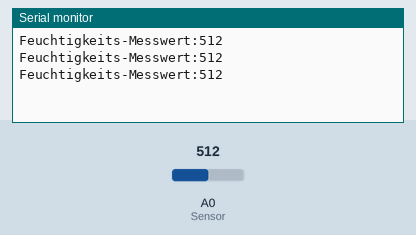
A sketch run on a simulated Arduino Uno, built with avr-gcc and run on an emulated ATmega328P. On the bench: the last lines printed to the serial monitor. Inputs (shaded band) come from the test bench; at power-on: A0 (Sensor) = 512.

Above: at 1.3 s.
1.4 s: A0 (Sensor) set to 716
At 1.9 s:
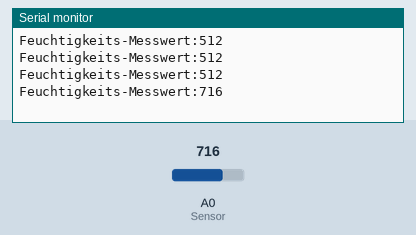
2.9 s: A0 (Sensor) set to 900
At 3.4 s:
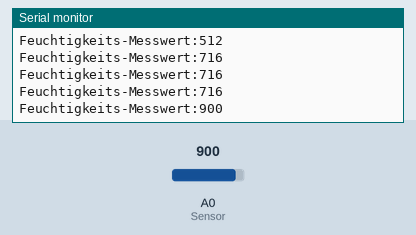
Timing chart, 0 to 5.9 s (numbered marks = the images above; inputs shaded):
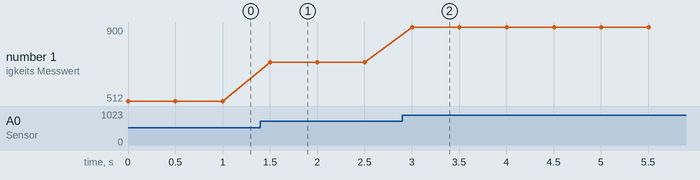

Measured:
- after the input at 1.4 s, the serial monitor: prints a new line after 0.10 s (image 1)
- after the input at 2.9 s, the serial monitor: prints a new line after 0.10 s (image 2)
- plotted number 1: 512 → 716 after the input at 1.4 s, 716 → 900 after the input at 2.9 s

The sketch:

Feuchtigkeitssensor.ino
```cpp
int messwert=0; //Unter der Variablen "messwert" wird später der Messwert des Sensors gespeichert.

void setup()

{ ////Hier beginnt das Setup.

  Serial.begin(9600); //Die Kommunikation mit dem seriellen Port wird gestartet. Das benötigt man, um sich den ausgelesenen Wert im serial monitor anzeigen zu lassen.

}

void loop()

{ //Hier beginnt der Hauptteil

 messwert=analogRead(A0); //Die Spannung an dem Sensor wird ausgelesen und unter der Variable „messwert“ gespeichert.

  Serial.print("Feuchtigkeits-Messwert:"); //Ausgabe am Serial-Monitor: Das Wort „Feuchtigkeits-Messwert:"

  Serial.println(messwert); //und im Anschluss der eigentliche Messwert.

  delay(500); //Zum Schluss noch eine kleine Pause, damit nicht zu viele Zahlenwerte über den Serial-Monitor rauschen.

}
```
